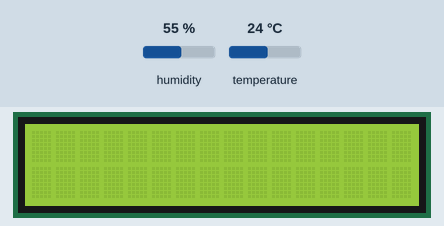
Bench run of a sketch on a simulated Arduino Uno, built with avr-gcc and run on an emulated ATmega328P. Shown: 16×2 character LCD. Inputs (shaded band) come from the test bench; at power-on: temperature 24 °C, humidity 55 %. What the sketch prints to the serial monitor is not drawn.

Above: at 1.2 s.
1.3 s: temperature set to 12 °C
At 10.4 s:
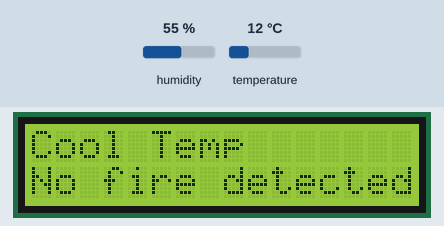
10.6 s: temperature set to 19 °C
15.6 s: temperature set to 22 °C
At 17.0 s:
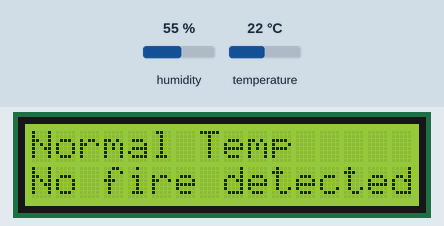
20.6 s: temperature set to 30 °C
At 22.8 s:
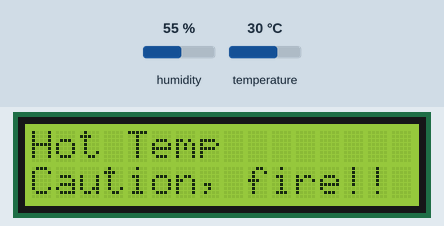
Timing chart, 0 to 24.3 s (numbered marks = the images above; inputs shaded):
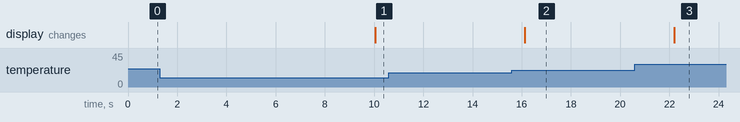

Measured:
- the behaviour switches between 20 and 21 °C on temperature (found by bisection; images 1 and 2)
- after the input at 1.3 s, the display: changes after 8.8 s (image 1)
- after the input at 10.6 s, every drawn part: stays the same
- after the input at 15.6 s, the display: changes after 0.52 s (image 2)
- after the input at 20.6 s, the display: changes after 1.6 s (image 3)

The sketch:

Fire_Alarm_millis_.ino
```cpp
#include <LiquidCrystal_I2C.h> // Library for LCD
#include <Wire.h>
#include <DHT.h>
#include <Adafruit_Sensor.h>
#define DHTPIN 6
#define DHTTYPE DHT11
LiquidCrystal_I2C lcd = LiquidCrystal_I2C(0x3F, 16, 2);
//0X3F IS LCD ADDRESS IN HEX, THERE ARE 16 COLUMNS AND 2 ROWS IN THE LCD
DHT dht(DHTPIN, DHTTYPE);

//DHT11
unsigned long TempInterval = 10000;
unsigned long PreviousTempMillis;
double h;
double t;


//LCD
unsigned long CurrentMillis;
unsigned long LCDInterval = 1000;
unsigned long PreviousLCDMillis;
int LCDPage;
int PreviousPage;

void Temp();
void LCD();


void setup() {
  Serial.begin(9600);
  lcd.init(); //INITIALISE THE LCD
  lcd.backlight(); //SWITCH ON THE BACKLIGHT
  dht.begin();
}
 void loop(){
  CurrentMillis = millis();
  LCD();
  Temp();
 }
void Temp(){
  if(CurrentMillis-PreviousTempMillis>=TempInterval){
  h = dht.readHumidity();
  t = dht.readTemperature();
  }
}
 void LCD(){

  if(CurrentMillis-PreviousLCDMillis>=LCDInterval){
  }
  if(0<t&&t<20){
    LCDPage=1;
  }
  if(20<t&&t<28){
    LCDPage=2;
  }
  if(29<t&&t<32){
    LCDPage=3;
  }
     //temperature=analogRead(Potentiometer);


    //if(temperature<15)
      //LCDPage=1;
      switch(LCDPage){
      case 1:
      if(PreviousPage!=1){
      lcd.clear();
      lcd.setCursor(0,0);
      lcd.print("Cool Temp");
      lcd.setCursor(0,1);
      lcd.print("No fire detected");
      //LCDPage++;
      Serial.println(LCDPage);
      PreviousPage=1;
      }
      break;

      case 2:
      if(PreviousPage!=2){
      lcd.clear();
      lcd.setCursor(0,0);
      lcd.print("Normal Temp");
      lcd.setCursor(0,1);
      lcd.print("No fire detected");
      //LCDPage++;
      Serial.println(LCDPage);
      PreviousPage=2;
      }
      break;

      case 3:
      if(PreviousPage!=3){
      lcd.clear();
      lcd.setCursor(0,0);
      lcd.print("Hot Temp");
      lcd.setCursor(0,1);
      lcd.print("Caution, fire!!");
      //LCDPage=1;
      Serial.println(LCDPage);
      PreviousPage=3;
      }
      break;
    }
    PreviousLCDMillis+=LCDInterval;


  }
```
